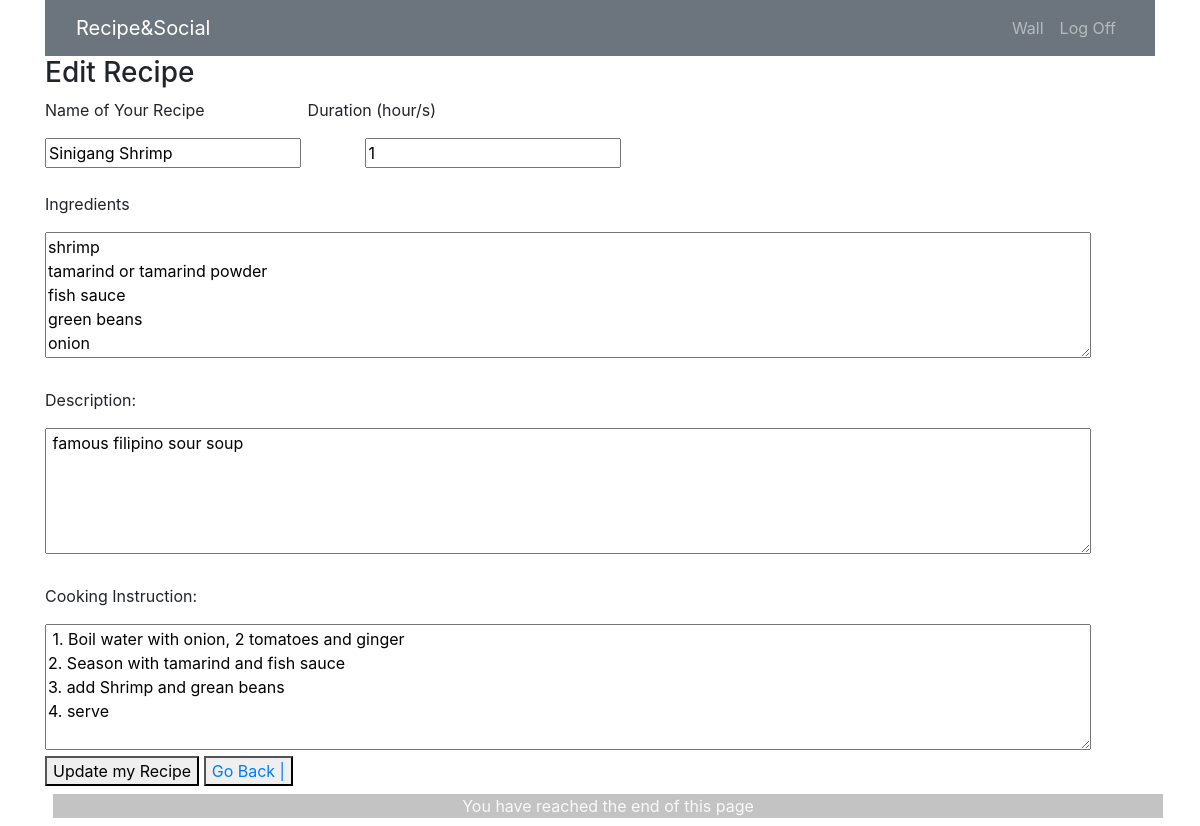
Before: /recipes/2/edit with the older database file.
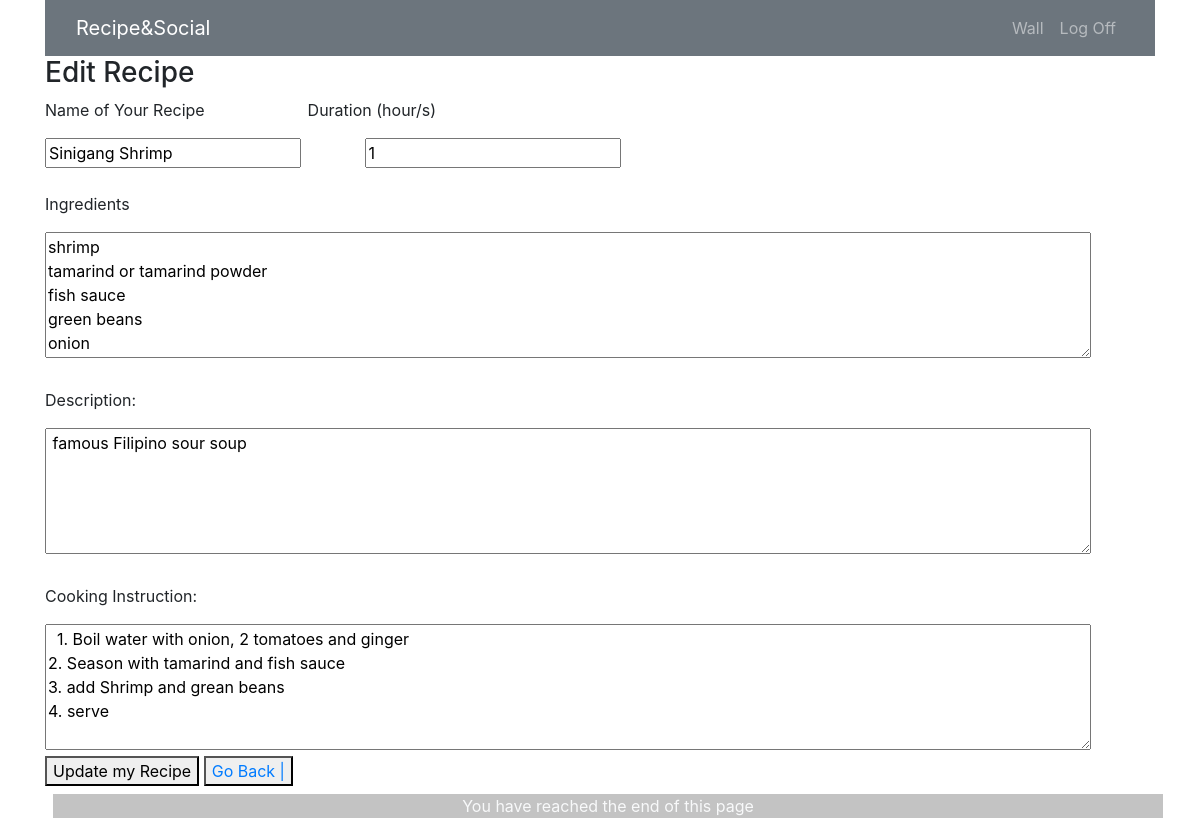
After: the same page with the newer database file.
### recipeandsocial_app/models.py (models this page shows)
class Recipe(models.Model):
  recipe_name = models.CharField(max_length=255)
  ingredients = models.CharField(max_length=255)
  cooking_instruction = models.TextField(max_length=2000)
  desc = models.TextField()
  duration = models.IntegerField()
  user = models.ForeignKey(User, related_name="recipes", on_delete=models.CASCADE)
  created_at = models.DateTimeField(auto_now_add=True, null=True)
  updated_at = models.DateTimeField(auto_now=True, null=True)
  likes = models.ManyToManyField(User, related_name="likes")
  objects = RecipeManager()

### recipeandsocial_app/views.py (the view)
# urls.py: path('recipes/<int:recipe_id>/edit', views.edit_recipe),
def edit_recipe(request, recipe_id):
    if request.method == "GET":
        recipe_to_update = Recipe.objects.get(id=recipe_id)
        context = {
            "recipe": recipe_to_update,
        }
    return render(request, 'edit-recipe.html', context)

### recipeandsocial_app/templates/edit-recipe.html (shortened to what this page needs)
<!DOCTYPE html>
<html lang="en">
  <head>
    <link rel="stylesheet" href="https://maxcdn.bootstrapcdn.com/bootstrap/4.0.0/css/bootstrap.min.css"
>
  </head>
  <body>
    <div class="container mx-auto">
      <nav class="navbar navbar-expand-sm bg-secondary navbar-dark">
        <div class="col-sm-4 col-md-4">
            <a class="navbar-brand" href="/recipes">Recipe&Social</a>
        </div>
        <div class="col">
            <ul class="navbar-nav float-sm-right">
              <li class="nav-item">
                  <a class="nav-link" href="/recipes/wall">Wall</a>
              </li>
              <li class="nav-item">
                  <a class="nav-link" href="/logout">Log Off</a>
              </li>
            </ul>
        </div>
      </nav>
      <h3>Edit Recipe</h3>
      <form action="/recipes/{{ recipe.id }}/update" method="post">
          <p>Name of Your Recipe &emsp13; &emsp13; &emsp13; &emsp13; &emsp13; &emsp13; &emsp13; &emsp13; &emsp13; &emsp13; Duration (hour/s)</p>
          <input type="text" name="recipe_name" value="{{ recipe.recipe_name }}" /> &emsp13; &emsp13; &emsp13; &emsp13; &emsp13; &emsp13;
          <input type="number" name="duration" value="{{ recipe.duration }}"/><br><br>
          <p>Ingredients </p>
          <textarea name="ingredients" cols="100" rows="5">{{ recipe.ingredients }}</textarea><br><br>
          <p>Description: </p><textarea name="desc" cols="100" rows="5">{{ recipe.desc }}</textarea><br><br>
          <p>Cooking Instruction: </p><textarea name="steps" cols="100" rows="5"> {{ recipe.cooking_instruction }}</textarea>
          <br>
          <button>Update my Recipe</button>
          <button><a href="/recipes">Go Back | </a></button>
      </form>
      <div class="container-fluid text-center text-light m-2" style= "background-color:rgb(195 195 195);">You have reached the end of this page</div>
    </div>
  </body>
</html>

Changed rows visible on the page:
changed Recipe "Sinigang Shrimp": desc "famous filipino sour soup" → "famous Filipino sour soup"
